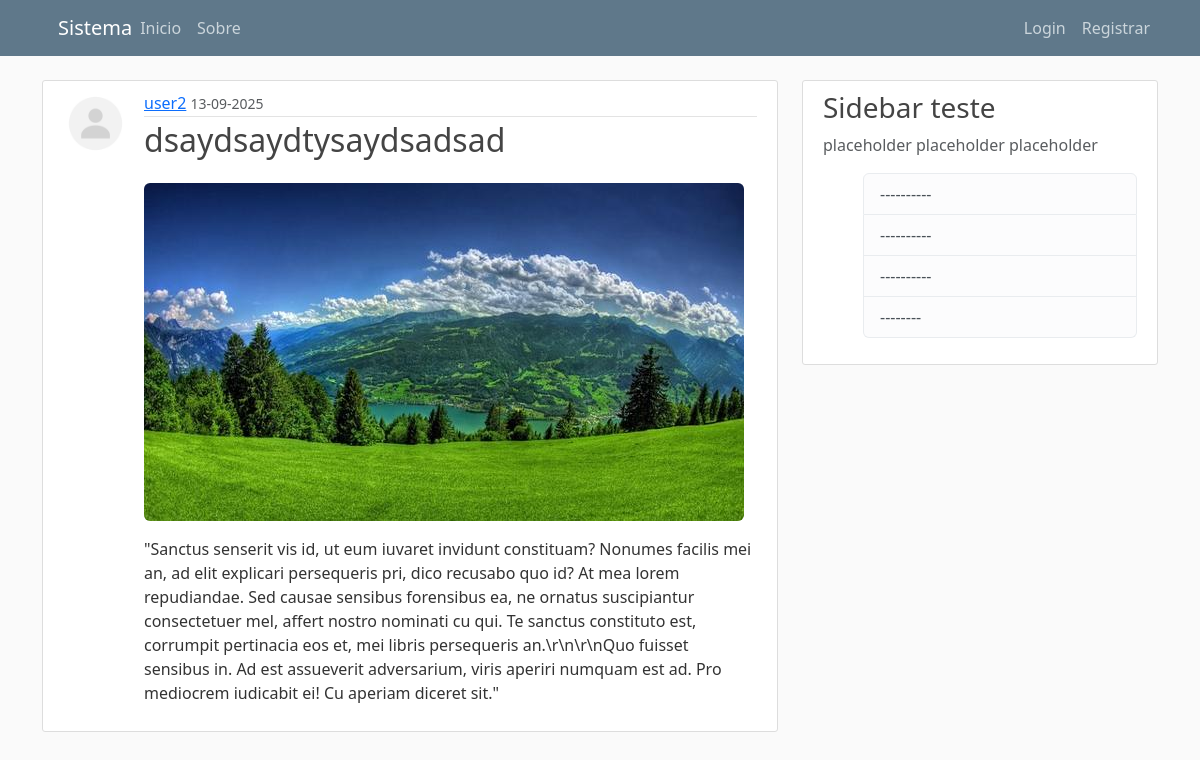
Screenshot of /post/8 with the database file from the repository.
### flaskblog/models.py (models this page shows, shortened)
class User(db.Model, UserMixin):
    id = db.Column(db.Integer, primary_key = True)
    username = db.Column(db.String(20), unique = True, nullable = False)
    email = db.Column(db.String(120), unique = True, nullable = False)
    image_file = db.Column(db.String(20), nullable = False, default = 'default.jpg')
    password = db.Column(db.String(60), nullable = False)
    posts = db.relationship('Post', backref = 'author', lazy = True)

class Post(db.Model):
    id = db.Column(db.Integer, primary_key = True)
    title = db.Column(db.String(100), nullable = False)
    date_posted = db.Column(db.DateTime, nullable = False, default = datetime.now)
    content = db.Column(db.Text, nullable = False)
    image_file = db.Column(db.String(20), nullable=True)
    user_id = db.Column(db.Integer, db.ForeignKey('user.id'), nullable = False)

### flaskblog/routes.py (the view)
@app.route("/post/<int:post_id>")
def post(post_id):
    post = Post.query.get_or_404(post_id)
    return render_template('post.html', title = post.title, post = post)

### flaskblog/templates/post.html (shortened to what this page needs)
{% extends "layout.html" %}
{% block content %}
<article class="media content-section align-items-start">
    <img class="rounded-circle article-img"
        src="{{ url_for('static', filename = 'profile_pics/') + post.author.image_file }}" alt="">
    <div class="media-body">
        <div class="article-metadata">
            <a class="mr-2" href="#">{{ post.author.username }}</a>
            <small class="text-muted">{{ post.date_posted.strftime('%d-%m-%Y') }}</small>
        </div>
        <h2 class="article-title">{{ post.title }}</h2>
        {% if post.image_file %}
        <img class="img-fluid rounded mt-3 mb-3" src="{{ url_for('static', filename='post_pics/' + post.image_file) }}">
        {% endif %}
        <p class="article-content">{{ post.content }}</p>
    </div>
</article>
{% endblock content %}

### flaskblog/static/main.css (style rules this page uses)
body { background: #fafafa; color: #333333; margin-top: 5rem; }
h1, h2, h3, h4, h5, h6 { color: #444444; }
.content-section { background: #ffffff; padding: 10px 20px; border: 1px solid #dddddd; border-radius: 3px; margin-bottom: 20px; }
.article-title { color: #444444; }
.article-content { white-space: pre-line; }
.article-img { height: 65px; width: 65px; margin-right: 16px; }
.article-metadata { padding-bottom: 1px; margin-bottom: 4px; border-bottom: 1px solid #e3e3e3 }
.media { display: flex; align-items: center; }
.media-body { flex: 1; }

### rows the page displays
User: image_file (placeholder picture), author.username "user2"
Post: date_posted "13-09-2025", title "dsaydsaydtysaydsadsad", image_file (picture), content "\"Sanctus senserit vis id, ut eum iuvaret invidunt constituam? Nonumes facilis mei an, ad elit explicari persequeris pri, dico recusabo quo id? At mea lorem repudiandae. Sed causae sensibus forensibus ea, ne ornatus suscipiantur consectetuer mel, affert nostro nominati cu qui. Te sanctus constituto est, corrumpit pertinacia eos et, mei libris persequeris an.\\r\\n\\r\\nQuo fuisset sensibus in. Ad est assueverit adversarium, viris aperiri numquam est ad. Pro mediocrem iudicabit ei! Cu aperiam diceret sit.\""
